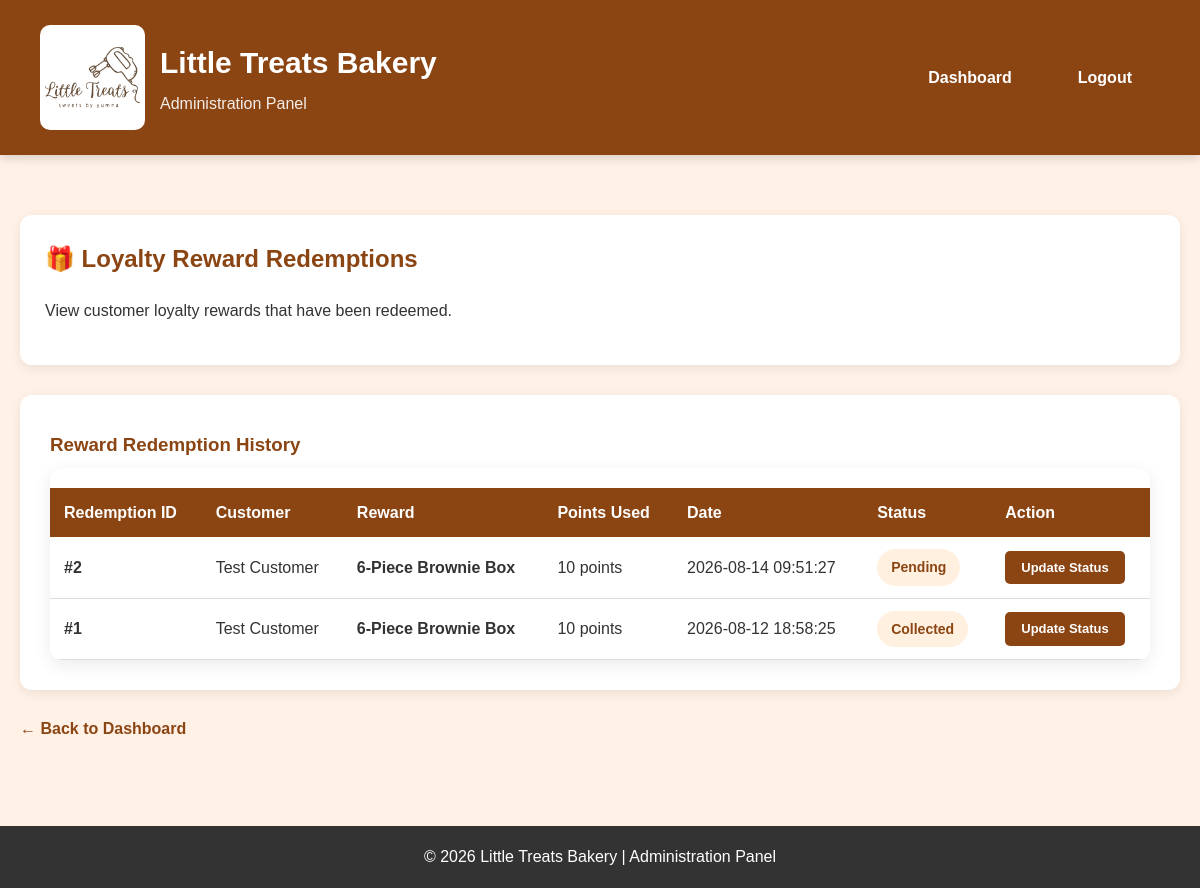
The page /admin/loyalty_redemptions.php (signed in) on the database its author committed.
### tables this page shows
CREATE TABLE `loyalty_redemptions` (
  `redemption_id` int(11) NOT NULL,
  `user_id` int(11) NOT NULL,
  `reward_id` int(11) NOT NULL,
  `points_used` int(11) NOT NULL,
  `redemption_date` timestamp NOT NULL DEFAULT current_timestamp(),
  `status` varchar(30) DEFAULT 'Pending'
);

CREATE TABLE `users` (
  `user_id` int(11) NOT NULL,
  `name` varchar(100) DEFAULT NULL,
  `email` varchar(100) DEFAULT NULL,
  `password` varchar(255) DEFAULT NULL,
  `phone` varchar(20) DEFAULT NULL,
  `address` text DEFAULT NULL,
  `loyalty_points` int(11) DEFAULT 0
);

CREATE TABLE `loyalty_rewards` (
  `reward_id` int(11) NOT NULL,
  `reward_name` varchar(100) NOT NULL,
  `points_required` int(11) NOT NULL,
  `description` varchar(255) DEFAULT NULL
);

### admin/loyalty_redemptions.php (the view, shortened to what this page needs)
<?php
require_once __DIR__ . "/admin_auth.php";
$sql = "SELECT
            lr.redemption_id,
            lr.user_id,
            u.name AS customer_name,
            r.reward_name,
            lr.points_used,
            lr.redemption_date,
            lr.status
        FROM loyalty_redemptions lr
        JOIN users u
            ON lr.user_id = u.user_id
        JOIN loyalty_rewards r
            ON lr.reward_id = r.reward_id
        ORDER BY lr.redemption_date DESC";
$result = mysqli_query($conn, $sql);
?>
<!DOCTYPE html>
<html>
<head>
    <link rel="stylesheet" href="../assets/css/style.css">
</head>
<body>
<?php include __DIR__ . "/../includes/admin_header.php"; ?>
<main id="main-content" class="admin-container">
    <div class="admin-welcome">
        <h2>🎁 Loyalty Reward Redemptions</h2>
        <p>
            View customer loyalty rewards that have been redeemed.
        </p>
    </div>
    <div class="admin-card">
        <h3>Reward Redemption History</h3>
        <div class="table-container">
            <table>
                <tr>
                    <th>Redemption ID</th>
                    <th>Customer</th>
                    <th>Reward</th>
                    <th>Points Used</th>
                    <th>Date</th>
                    <th>Status</th>
                    <th>Action</th>
                </tr>
                <?php
                if (mysqli_num_rows($result) > 0) {
                    while ($row = mysqli_fetch_assoc($result)) {
                ?>
                <tr>
                    <td>
                        <strong>
                            #<?php echo $row["redemption_id"]; ?>
                        </strong>
                    </td>
                    <td>
                        <?php echo htmlspecialchars($row["customer_name"]); ?>
                    </td>
                    <td>
                        <strong>
                            <?php echo htmlspecialchars($row["reward_name"]); ?>
                        </strong>
                    </td>
                    <td>
                        <?php echo $row["points_used"]; ?> points
                    </td>
                    <td>
                        <?php echo $row["redemption_date"]; ?>
                    </td>
                    <td>
    <span class="status-badge">
        <?php echo htmlspecialchars($row["status"]); ?>
    </span>
</td>
<td>
    <a
        href="update_redemption_status.php?id=<?php echo $row["redemption_id"]; ?>"
        class="table-button edit-button"
    >
        Update Status
    </a>
</td>
                </tr>
                <?php
                    }
                }
                ?>
            </table>
        </div>
    </div>
    <br>
    <a href="dashboard.php" class="back-link">
        ← Back to Dashboard
    </a>
</main>
<footer class="admin-footer">
    <p>
        © 2026 Little Treats Bakery | Administration Panel
    </p>
</footer>
</body>
</html>

### rows shown on the page
loyalty_redemptions: redemption_id "2", user.name "Test Customer", reward.reward_name "6-Piece Brownie Box", points_used "10", redemption_date "2026-08-14 09:51:27", status "Pending"
loyalty_redemptions: redemption_id "1", user.name "Test Customer", reward.reward_name "6-Piece Brownie Box", points_used "10", redemption_date "2026-08-12 18:58:25", status "Collected"

### other values the page prints
$lt_admin_subtitle "Administration Panel"
